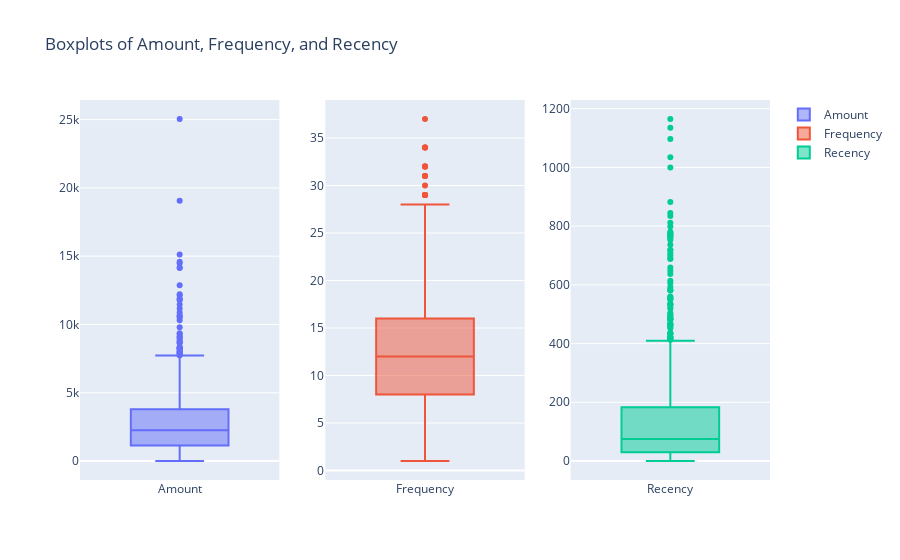

The cell this chart's notebook holds for it:
### Markdown cell above
## Dealing with outliers:
Try to visualize with a boxplot these 3 parameters: are there outliers? Because of its nature, the K-Means algorithm is susceptible to outliers.

### Code cell
# Create subplots with 1 row and 3 columns
fig = make_subplots(rows=1, cols=3)

# Add box plots to each subplot
for i, col in enumerate(['Amount', 'Frequency', 'Recency'], start=1):
    fig.add_trace(
        go.Box(y=df[col], name=col),
        row=1, col=i
    )

# Update layout
fig.update_layout(title='Boxplots of Amount, Frequency, and Recency')

# Show figure
fig.show()

### Figure 1 — Plotly figure (JSON) as saved in the notebook; plotly's stock layout.template omitted (floating-point values rounded to 4 significant figures; data arrays with more than 128 entries replaced by an {"elided": "..."} marker saying what was removed)
{"data": [{"name": "Amount", "type": "box", "xaxis": "x", "y": {"elided": "793 float values"}, "yaxis": "y"}, {"name": "Frequency", "type": "box", "xaxis": "x2", "y": {"elided": "793 int values"}, "yaxis": "y2"}, {"name": "Recency", "type": "box", "xaxis": "x3", "y": {"elided": "793 int values"}, "yaxis": "y3"}], "layout": {"title": {"text": "Boxplots of Amount, Frequency, and Recency"}, "xaxis": {"anchor": "y", "domain": [0, 0.2889]}, "xaxis2": {"anchor": "y2", "domain": [0.3556, 0.6444]}, "xaxis3": {"anchor": "y3", "domain": [0.7111, 1]}, "yaxis": {"anchor": "x", "domain": [0, 1]}, "yaxis2": {"anchor": "x2", "domain": [0, 1]}, "yaxis3": {"anchor": "x3", "domain": [0, 1]}}}
